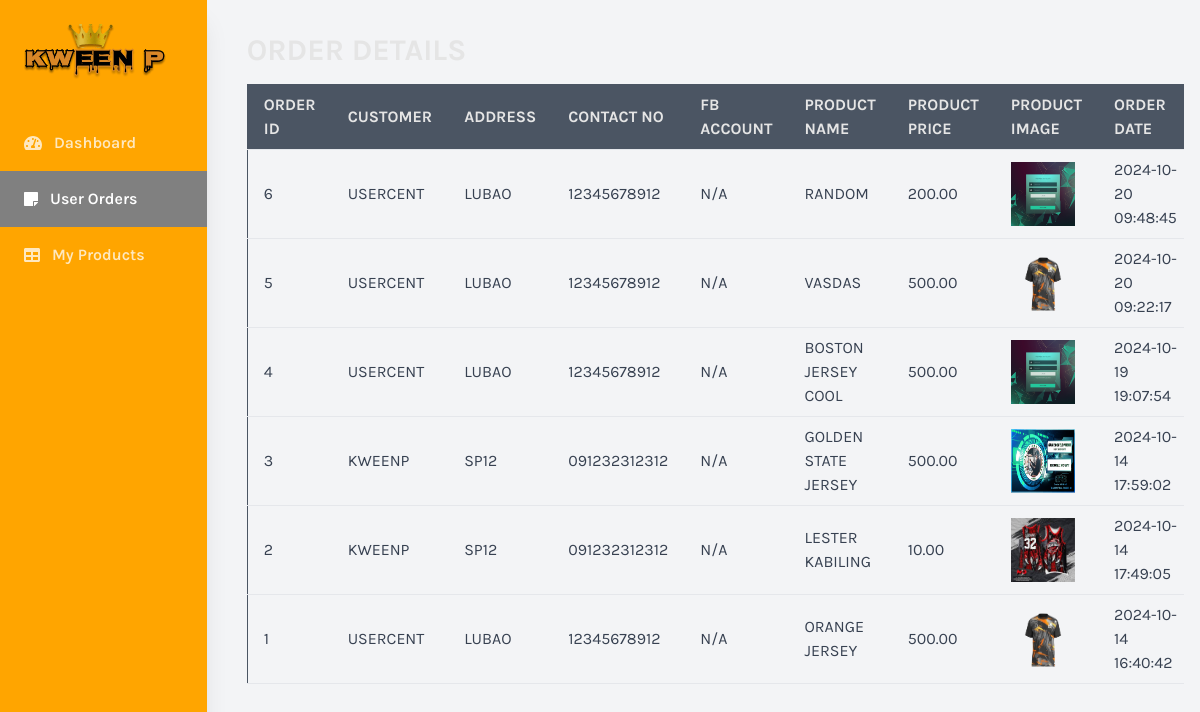
Screenshot of /userOrder.php (signed in) with the database file from the repository.
### tables this page shows
CREATE TABLE `orders` (
  `id` int(11) NOT NULL,
  `user_id` int(11) DEFAULT NULL,
  `product_id` int(11) DEFAULT NULL,
  `order_date` datetime DEFAULT NULL,
  `status` varchar(50) DEFAULT NULL
);

CREATE TABLE `users` (
  `id` int(11) NOT NULL,
  `username` varchar(50) NOT NULL,
  `email` varchar(100) NOT NULL,
  `password` varchar(255) NOT NULL,
  `contact_no` varchar(15) DEFAULT NULL,
  `address` text DEFAULT NULL,
  `role` enum('user','admin') DEFAULT 'user',
  `created_at` timestamp NOT NULL DEFAULT current_timestamp()
);

CREATE TABLE `products` (
  `id` int(11) NOT NULL,
  `name` varchar(255) NOT NULL,
  `description` text DEFAULT NULL,
  `price` decimal(10,2) NOT NULL,
  `image_url` varchar(255) DEFAULT NULL,
  `date_created` datetime DEFAULT current_timestamp(),
  `date_updated` datetime DEFAULT current_timestamp() ON UPDATE current_timestamp(),
  `size` enum('S','M','L','XL','XXL') DEFAULT NULL
);

### userOrder.php (the view, shortened to what this page needs)
<?php
include 'db_connection.php';
$query = "
    SELECT o.id, u.username, u.address, u.contact_no, p.name AS product_name, p.price AS product_price, p.image_url AS product_image, o.order_date, o.status
    FROM orders o
    JOIN users u ON o.user_id = u.id
    JOIN products p ON o.product_id = p.id
    ORDER BY o.order_date DESC
";
$result = $db->query($query);
?>
<!DOCTYPE html>
<html lang="en">
<head>
    <script src="https://cdn.tailwindcss.com"></script>
    <link href="https://cdn.jsdelivr.net/npm/aos@2.3.4/dist/aos.css" rel="stylesheet">
    <link href="https://cdnjs.cloudflare.com/ajax/libs/font-awesome/5.15.4/css/all.min.css" rel="stylesheet">
    <link rel="stylesheet" href="style.css">
</head>
<body class="bg-gray-100 font-family-karla flex">
    <aside class="relative bg-sidebar h-screen w-64 hidden sm:block shadow-xl">
        <div class="p-6">
        <img src="images/logo1.png" alt="">
        </div>
        <nav class="text-white text-base font-semibold pt-3">
            <a href="adminDashboard.php" class="flex items-center text-white opacity-75 hover:opacity-100 py-4 pl-6 nav-item">
                <i class="fas fa-tachometer-alt mr-3"></i>
                Dashboard
            </a>
            <a href="userOrder.php" class="flex items-center active-nav-link text-white py-4 pl-6 nav-item">
                <i class="fas fa-sticky-note mr-3"></i>
               User Orders
            </a>
            <a href="myProducts.php" class="flex items-center text-white opacity-75 hover:opacity-100 py-4 pl-6 nav-item">
                <i class="fas fa-table mr-3"></i>
                My Products
        </nav>
    </aside>
    <div class="relative w-full flex flex-col h-screen overflow-y-hidden">
        <div class="container mx-auto px-4">
    <h2 class="text-3xl font-bold mb-4">Order Details</h2>
    <div class="overflow-x-auto">
        <?php if ($result->num_rows > 0) { ?>
            <table class="min-w-full border border-gray-600">
                    <thead class="bg-gray-600 ">
                        <tr>
                            <th class="px-4 py-2 text-left border-b">Order ID</th>
                            <th class="px-4 py-2 text-left border-b">Customer</th>
                            <th class="px-4 py-2 text-left border-b">Address</th>
                            <th class="px-4 py-2 text-left border-b">Contact No</th>
                            <th class="px-4 py-2 text-left border-b">FB Account</th>
                            <th class="px-4 py-2 text-left border-b">Product Name</th>
                            <th class="px-4 py-2 text-left border-b">Product Price</th>
                            <th class="px-4 py-2 text-left border-b">Product Image</th>
                            <th class="px-4 py-2 text-left border-b">Order Date</th>
                        </tr>
                    </thead>
                    <tbody class="text-gray-700">
                    <?php while ($row = $result->fetch_assoc()) { ?>
                        <tr class="hover:bg-gray-50">
                            <td class="px-4 py-2 border-b"><?php echo htmlspecialchars($row['id']); ?></td>
                            <td class="px-4 py-2 border-b"><?php echo htmlspecialchars($row['username']); ?></td>
                            <td class="px-4 py-2 border-b"><?php echo htmlspecialchars($row['address']); ?></td>
                            <td class="px-4 py-2 border-b"><?php echo htmlspecialchars($row['contact_no']); ?></td>
                            <td id="facebookAccountCell" class="px-4 py-2 border-b"><?php echo isset($_SESSION['facebook_account']) ? htmlspecialchars($_SESSION['facebook_account']) : 'N/A'; ?></td>
                            <td class="px-4 py-2 border-b"><?php echo htmlspecialchars($row['product_name']); ?></td>
                            <td class="px-4 py-2 border-b"><?php echo htmlspecialchars($row['product_price']); ?></td>
                            <td class="px-4 py-2 border-b">
                                <img src="<?php echo htmlspecialchars($row['product_image']); ?>" alt="<?php echo htmlspecialchars($row['product_name']); ?>" class="w-16 h-16">
                            </td>
                            <td class="px-4 py-2 border-b"><?php echo htmlspecialchars($row['order_date']); ?></td>
                        </tr>
                    <?php } ?>
                </tbody>
            </table>
        <?php } else { ?>
            <p class="text-gray-500">No orders found.</p>
        <?php } ?>
    </div>
</div>
</body>
</html>

### style.css (style rules this page uses)
.container { color: #e5e5e5; text-transform: uppercase; }

### userOrder.php (style rules this page uses)
.font-family-karla { font-family: karla; }
.bg-sidebar { background: orange; }
.active-nav-link { background: grey; }

### rows the page displays
orders: id "6", user.username "USERCENT", user.address "LUBAO", user.contact_no "12345678912", product.name "RANDOM", product.price "200.00", product.image_url (picture), order_date "2024-10-20 09:48:45"
orders: id "5", user.username "USERCENT", user.address "LUBAO", user.contact_no "12345678912", shows "N/A", product.name "VASDAS", product.price "500.00", product.image_url (picture), order_date "2024-10-20 09:22:17"
orders: id "4", user.username "USERCENT", user.address "LUBAO", user.contact_no "12345678912", shows "N/A", product.name "BOSTON JERSEY COOL", product.price "500.00", product.image_url (picture), order_date "2024-10-19 19:07:54"
orders: id "3", user.username "KWEENP", user.address "SP12", user.contact_no "091232312312", shows "N/A", product.name "GOLDEN STATE JERSEY", product.price "500.00", product.image_url (picture), order_date "2024-10-14 17:59:02"
orders: id "2", user.username "KWEENP", user.address "SP12", user.contact_no "091232312312", shows "N/A", product.name "LESTER KABILING", product.price "10.00", product.image_url (picture), order_date "2024-10-14 17:49:05"
orders: id "1", user.username "USERCENT", user.address "LUBAO", user.contact_no "12345678912", shows "N/A", product.name "ORANGE JERSEY", product.price "500.00", product.image_url (picture), order_date "2024-10-14 16:40:42"
